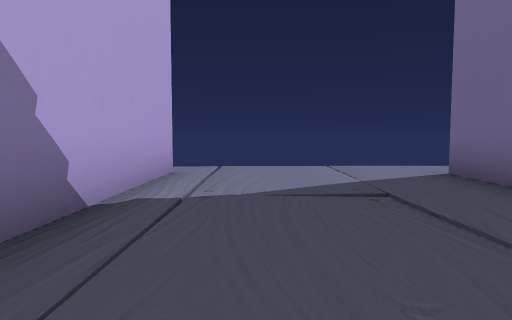
[1] (above)

24 first-person views from a walk through a scene from a Unity 3-D project. The camera is 1.3 m above the floor, tilts 4° down and sees 70° across. The floor is counted in squares, 2 m on a side. Each view is taken from the middle of a square. On the plan, view 1 faces up. The plan holds only what a view shows up to about 11 squares ahead; the rest is blank. The place goes on beyond the plan. The player is left out.

[2]
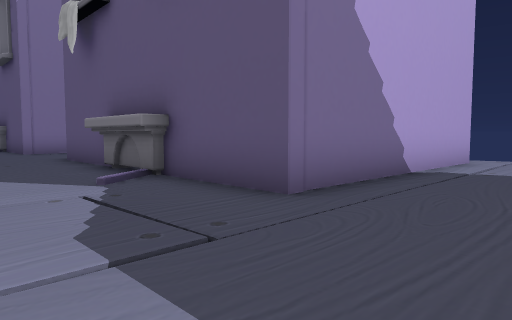

[3]
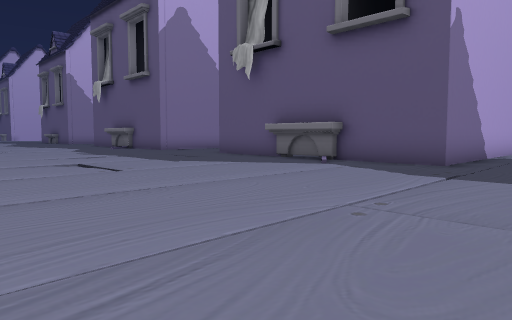

[4]
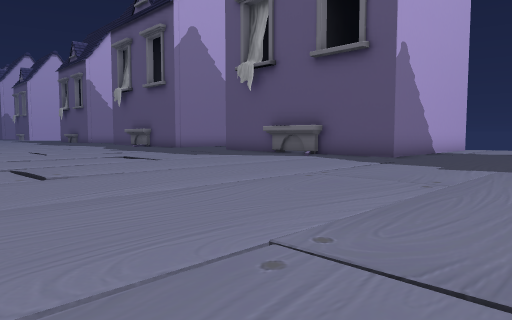

[5]
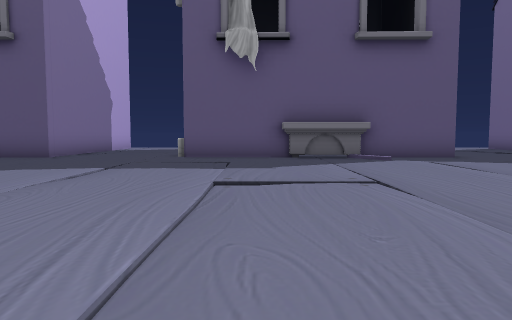

[6]
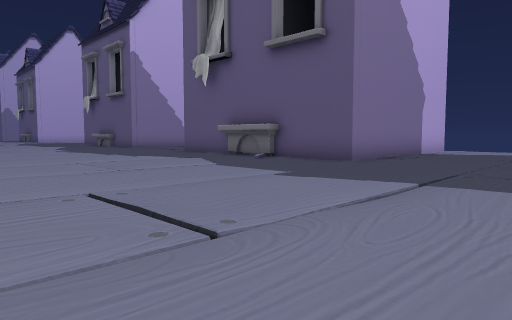

[7]
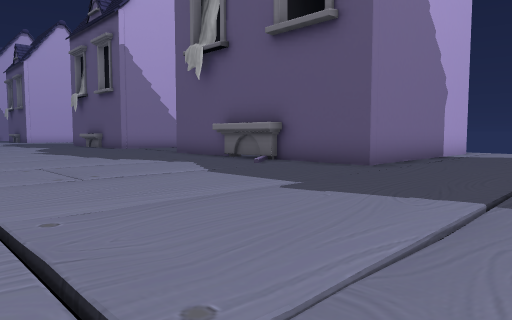

[8]
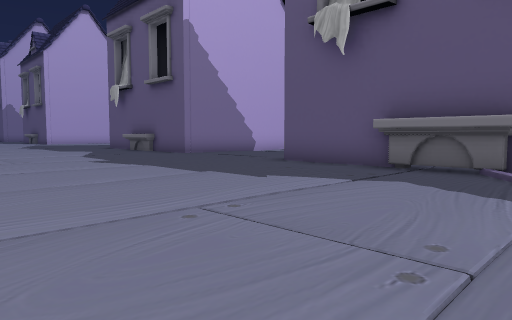

[9]
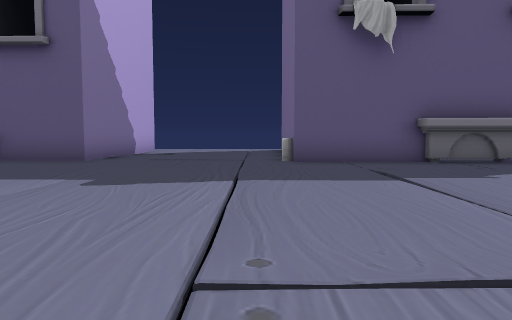

[10]
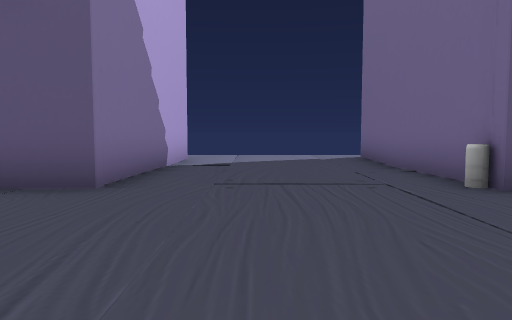

[11]
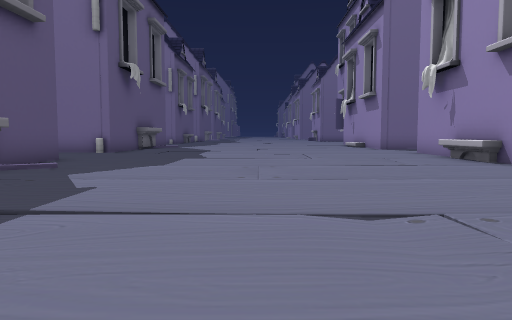

[12]
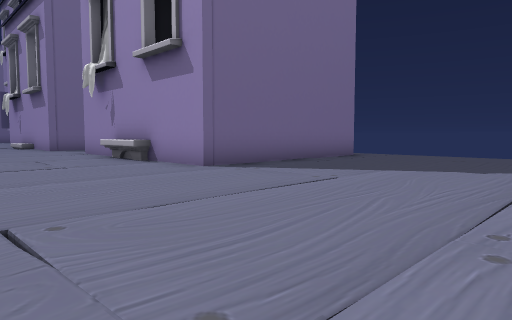

[13]
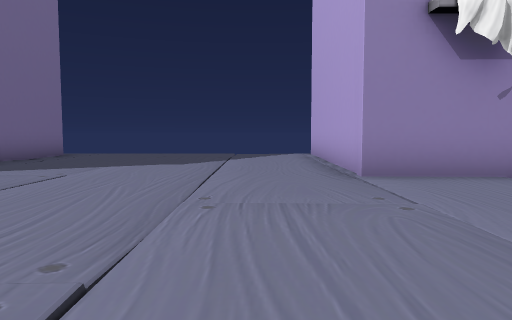

[14]
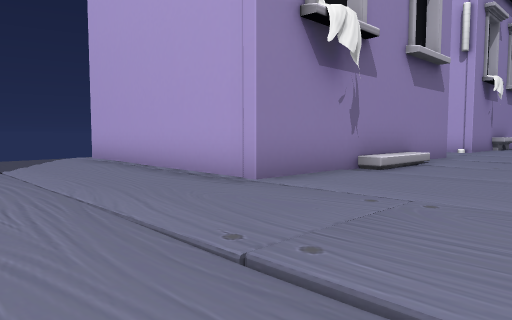

[15]
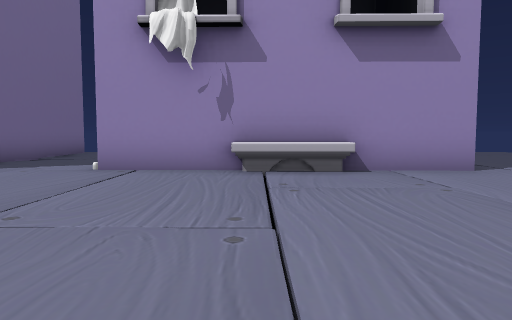

[16]
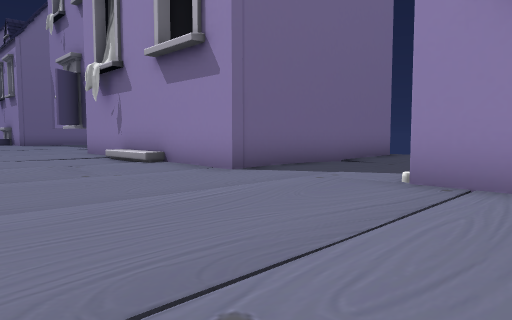

[17]
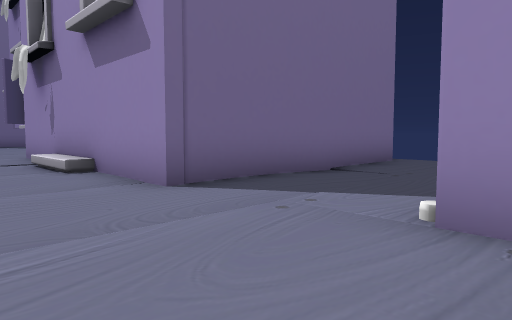

[18]
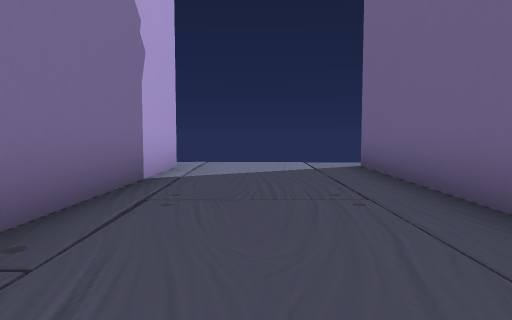

[19]
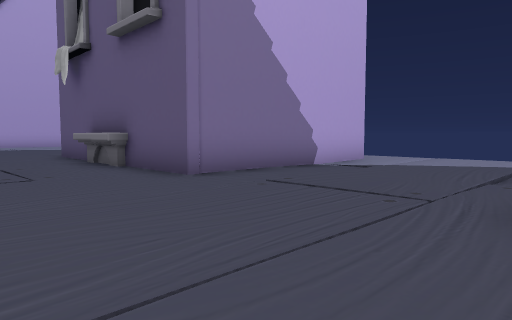

[20]
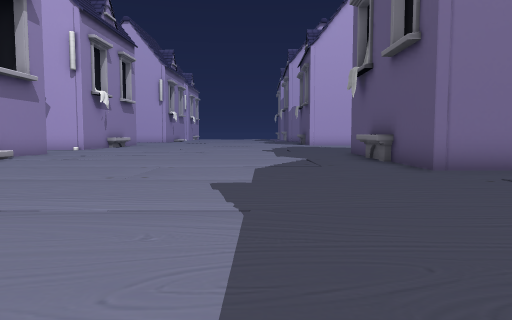

[21]
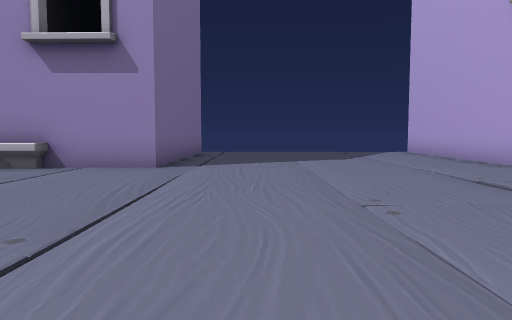

[22]
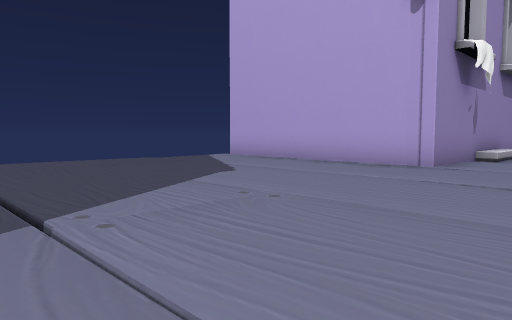

[23]
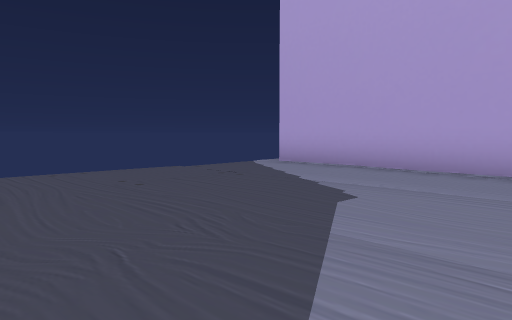

[24]
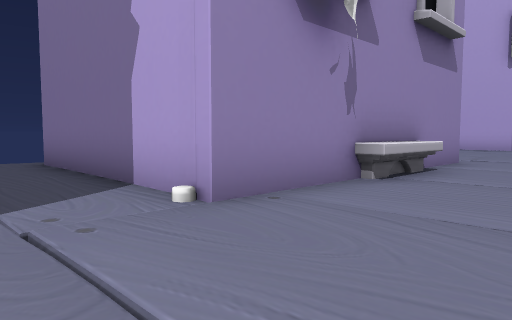

### Floor plan
Key: @ floor where view 1 was taken; # wall or solid block; . main floor; - floor 0.25 m lower than the main floor; / step, stairs or slope; H house.
Columns run from 29 left of view 1 to 4 right of it. Each row starts with its distance up from view 1.
  7     ......      .....      .......
  6     H....H      H....      H.....H
  5     H....H      H....H     HH....H
  4     H...-H      H...H      H//...
  3     H....H      H...H      H/...
  2     H....H      H...H      #/...
  1  H  #....H  ... H...H  ... H...
  0 HHH.........HHHH#......HHHH#.@.
 -1 ............../........../.....
 -2 ........../.............../.....
 -3 .........././..../......../.....
 -4 ............/..../......../.....
 -5 ............/..../..............
 -6 ./.............../......../.....
 -7 ./.............../......../......
 -8 //.............../.......//......
 -9 ./.............../......../......
-10 .///............H/........///....
-11 H##HH#....../#HHHHH#/..#HH###H#..
-12      H....../HH H  H...H
-13      H....../HH    H...H
-14      H....../HH     ...H
-15      H....../HH   HH...H
-16      H....../H     H...H
-17      H....../         .H

Positions as (right, up) in squares from view 1, and headings:
1: (0, 0), facing up
2: (1, -3), facing up-left
3: (1, -8), facing up-left
4: (3, -10), facing up-left
5: (-7, -10), facing up
6: (-8, -8), facing up-left
7: (-9, -7), facing up-left
8: (-14, -7), facing up-left
9: (-21, -8), facing up
10: (-23, -4), facing up
11: (-22, -5), facing right
12: (-22, -6), facing down-right
13: (-22, -5), facing down
14: (-20, -7), facing down-left
15: (-12, -4), facing down
16: (-11, -6), facing down-right
17: (-10, -8), facing down-right
18: (-11, -1), facing up
19: (-20, -3), facing up-left
20: (-18, -3), facing left
21: (-18, -3), facing down
22: (-16, -8), facing down-left
23: (-17, -11), facing down-left
24: (-7, -8), facing down-left
